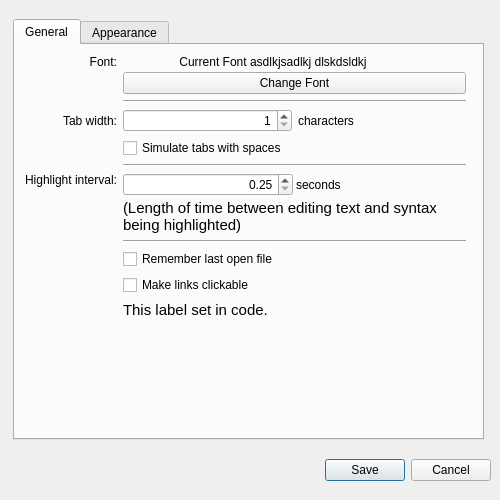
<?xml version="1.0" encoding="UTF-8"?>
<ui version="4.0">
 <class>PreferencesDialog</class>
 <widget class="QDialog" name="PreferencesDialog">
  <property name="geometry">
   <rect>
    <x>0</x>
    <y>0</y>
    <width>500</width>
    <height>500</height>
   </rect>
  </property>
  <property name="sizePolicy">
   <sizepolicy hsizetype="Fixed" vsizetype="Fixed">
    <horstretch>0</horstretch>
    <verstretch>0</verstretch>
   </sizepolicy>
  </property>
  <property name="minimumSize">
   <size>
    <width>500</width>
    <height>500</height>
   </size>
  </property>
  <property name="maximumSize">
   <size>
    <width>500</width>
    <height>500</height>
   </size>
  </property>
  <property name="baseSize">
   <size>
    <width>400</width>
    <height>300</height>
   </size>
  </property>
  <property name="windowTitle">
   <string>QarkDown Preferences</string>
  </property>
  <property name="sizeGripEnabled">
   <bool>false</bool>
  </property>
  <widget class="QDialogButtonBox" name="buttonBox">
   <property name="geometry">
    <rect>
     <x>10</x>
     <y>450</y>
     <width>481</width>
     <height>41</height>
    </rect>
   </property>
   <property name="orientation">
    <enum>Qt::Horizontal</enum>
   </property>
   <property name="standardButtons">
    <set>QDialogButtonBox::Cancel|QDialogButtonBox::Save</set>
   </property>
  </widget>
  <widget class="QTabWidget" name="tabWidget">
   <property name="geometry">
    <rect>
     <x>13</x>
     <y>19</y>
     <width>471</width>
     <height>421</height>
    </rect>
   </property>
   <property name="currentIndex">
    <number>0</number>
   </property>
   <widget class="QWidget" name="tab">
    <attribute name="title">
     <string>General</string>
    </attribute>
    <widget class="QWidget" name="gridLayoutWidget">
     <property name="geometry">
      <rect>
       <x>10</x>
       <y>10</y>
       <width>441</width>
       <height>371</height>
      </rect>
     </property>
     <layout class="QGridLayout" name="gridLayout">
      <item row="0" column="1">
       <layout class="QVBoxLayout" name="verticalLayout">
        <property name="spacing">
         <number>3</number>
        </property>
        <item>
         <widget class="QLabel" name="fontLabel">
          <property name="sizePolicy">
           <sizepolicy hsizetype="Preferred" vsizetype="Preferred">
            <horstretch>0</horstretch>
            <verstretch>0</verstretch>
           </sizepolicy>
          </property>
          <property name="maximumSize">
           <size>
            <width>300</width>
            <height>16777215</height>
           </size>
          </property>
          <property name="text">
           <string>Current Font asdlkjsadlkj dlskdsldkj</string>
          </property>
          <property name="alignment">
           <set>Qt::AlignCenter</set>
          </property>
          <property name="wordWrap">
           <bool>true</bool>
          </property>
          <property name="margin">
           <number>5</number>
          </property>
         </widget>
        </item>
        <item>
         <widget class="QPushButton" name="fontButton">
          <property name="text">
           <string>Change Font</string>
          </property>
         </widget>
        </item>
       </layout>
      </item>
      <item row="2" column="0">
       <widget class="QLabel" name="label_2">
        <property name="text">
         <string>Tab width:</string>
        </property>
        <property name="alignment">
         <set>Qt::AlignRight|Qt::AlignTrailing|Qt::AlignVCenter</set>
        </property>
       </widget>
      </item>
      <item row="5" column="0">
       <widget class="QLabel" name="label_3">
        <property name="text">
         <string>Highlight interval:</string>
        </property>
        <property name="alignment">
         <set>Qt::AlignRight|Qt::AlignTop|Qt::AlignTrailing</set>
        </property>
       </widget>
      </item>
      <item row="2" column="1">
       <layout class="QHBoxLayout" name="horizontalLayout_2">
        <item>
         <widget class="QSpinBox" name="tabWidthSpinBox">
          <property name="alignment">
           <set>Qt::AlignRight|Qt::AlignTrailing|Qt::AlignVCenter</set>
          </property>
          <property name="minimum">
           <number>1</number>
          </property>
          <property name="maximum">
           <number>40</number>
          </property>
         </widget>
        </item>
        <item>
         <widget class="QLabel" name="label_5">
          <property name="text">
           <string>characters</string>
          </property>
         </widget>
        </item>
       </layout>
      </item>
      <item row="5" column="1">
       <layout class="QVBoxLayout" name="verticalLayout_2">
        <property name="spacing">
         <number>3</number>
        </property>
        <item>
         <layout class="QHBoxLayout" name="horizontalLayout">
          <item>
           <widget class="QDoubleSpinBox" name="highlightIntervalSpinBox">
            <property name="alignment">
             <set>Qt::AlignRight|Qt::AlignTrailing|Qt::AlignVCenter</set>
            </property>
            <property name="minimum">
             <double>0.250000000000000</double>
            </property>
            <property name="maximum">
             <double>10.000000000000000</double>
            </property>
            <property name="singleStep">
             <double>0.250000000000000</double>
            </property>
           </widget>
          </item>
          <item>
           <widget class="QLabel" name="label_6">
            <property name="text">
             <string>seconds</string>
            </property>
           </widget>
          </item>
         </layout>
        </item>
        <item>
         <widget class="QLabel" name="infoLabel1">
          <property name="font">
           <font>
            <pointsize>11</pointsize>
           </font>
          </property>
          <property name="text">
           <string>(Length of time between editing text and syntax being highlighted)</string>
          </property>
          <property name="wordWrap">
           <bool>true</bool>
          </property>
         </widget>
        </item>
       </layout>
      </item>
      <item row="7" column="1">
       <widget class="QCheckBox" name="rememberLastFileCheckBox">
        <property name="text">
         <string>Remember last open file</string>
        </property>
       </widget>
      </item>
      <item row="3" column="1">
       <widget class="QCheckBox" name="tabsWithSpacesCheckBox">
        <property name="text">
         <string>Simulate tabs with spaces</string>
        </property>
       </widget>
      </item>
      <item row="1" column="1">
       <widget class="Line" name="line">
        <property name="orientation">
         <enum>Qt::Horizontal</enum>
        </property>
       </widget>
      </item>
      <item row="4" column="1">
       <widget class="Line" name="line_2">
        <property name="orientation">
         <enum>Qt::Horizontal</enum>
        </property>
       </widget>
      </item>
      <item row="6" column="1">
       <widget class="Line" name="line_3">
        <property name="orientation">
         <enum>Qt::Horizontal</enum>
        </property>
       </widget>
      </item>
      <item row="10" column="0">
       <spacer name="verticalSpacer_2">
        <property name="orientation">
         <enum>Qt::Vertical</enum>
        </property>
        <property name="sizeHint" stdset="0">
         <size>
          <width>20</width>
          <height>40</height>
         </size>
        </property>
       </spacer>
      </item>
      <item row="0" column="0">
       <widget class="QLabel" name="label">
        <property name="text">
         <string>Font:</string>
        </property>
        <property name="alignment">
         <set>Qt::AlignRight|Qt::AlignTop|Qt::AlignTrailing</set>
        </property>
       </widget>
      </item>
      <item row="9" column="1">
       <layout class="QVBoxLayout" name="verticalLayout_4">
        <item>
         <widget class="QCheckBox" name="linksClickableCheckBox">
          <property name="text">
           <string>Make links clickable</string>
          </property>
         </widget>
        </item>
        <item>
         <widget class="QLabel" name="linkInfoLabel">
          <property name="font">
           <font>
            <pointsize>11</pointsize>
           </font>
          </property>
          <property name="text">
           <string>This label set in code.</string>
          </property>
          <property name="wordWrap">
           <bool>true</bool>
          </property>
         </widget>
        </item>
       </layout>
      </item>
     </layout>
    </widget>
   </widget>
   <widget class="QWidget" name="tab_2">
    <attribute name="title">
     <string>Appearance</string>
    </attribute>
    <widget class="QWidget" name="gridLayoutWidget_2">
     <property name="geometry">
      <rect>
       <x>10</x>
       <y>10</y>
       <width>441</width>
       <height>371</height>
      </rect>
     </property>
     <layout class="QGridLayout" name="gridLayout_2">
      <item row="7" column="0">
       <spacer name="verticalSpacer_3">
        <property name="orientation">
         <enum>Qt::Vertical</enum>
        </property>
        <property name="sizeHint" stdset="0">
         <size>
          <width>20</width>
          <height>40</height>
         </size>
        </property>
       </spacer>
      </item>
      <item row="4" column="0">
       <widget class="QLabel" name="label_11">
        <property name="text">
         <string>Line highlight:</string>
        </property>
        <property name="alignment">
         <set>Qt::AlignRight|Qt::AlignTop|Qt::AlignTrailing</set>
        </property>
       </widget>
      </item>
      <item row="4" column="1">
       <layout class="QVBoxLayout" name="verticalLayout_6">
        <item>
         <widget class="QCheckBox" name="highlightLineCheckBox">
          <property name="text">
           <string>Highlight current line</string>
          </property>
         </widget>
        </item>
        <item>
         <widget class="QLabel" name="infoLabel3">
          <property name="font">
           <font>
            <pointsize>11</pointsize>
           </font>
          </property>
          <property name="text">
           <string>The current line highlighting appearance is defined in the stylesheet (see above).</string>
          </property>
          <property name="wordWrap">
           <bool>true</bool>
          </property>
         </widget>
        </item>
       </layout>
      </item>
      <item row="2" column="1">
       <widget class="Line" name="line_8">
        <property name="orientation">
         <enum>Qt::Horizontal</enum>
        </property>
       </widget>
      </item>
      <item row="1" column="1">
       <layout class="QVBoxLayout" name="verticalLayout_3">
        <item>
         <widget class="QComboBox" name="stylesComboBox"/>
        </item>
        <item>
         <widget class="QLabel" name="infoLabel2">
          <property name="font">
           <font>
            <pointsize>11</pointsize>
           </font>
          </property>
          <property name="text">
           <string>User styles can be added by putting them in a specific folder. The button below will open it.</string>
          </property>
          <property name="wordWrap">
           <bool>true</bool>
          </property>
         </widget>
        </item>
        <item>
         <layout class="QHBoxLayout" name="horizontalLayout_3">
          <item>
           <widget class="QPushButton" name="openStylesFolderButton">
            <property name="text">
             <string>Open Styles Folder</string>
            </property>
           </widget>
          </item>
          <item>
           <spacer name="horizontalSpacer">
            <property name="orientation">
             <enum>Qt::Horizontal</enum>
            </property>
            <property name="sizeHint" stdset="0">
             <size>
              <width>40</width>
              <height>20</height>
             </size>
            </property>
           </spacer>
          </item>
         </layout>
        </item>
       </layout>
      </item>
      <item row="1" column="0">
       <widget class="QLabel" name="label_4">
        <property name="text">
         <string>Highlighting style:</string>
        </property>
        <property name="alignment">
         <set>Qt::AlignRight|Qt::AlignTop|Qt::AlignTrailing</set>
        </property>
       </widget>
      </item>
     </layout>
    </widget>
   </widget>
  </widget>
 </widget>
 <resources/>
 <connections>
  <connection>
   <sender>buttonBox</sender>
   <signal>accepted()</signal>
   <receiver>PreferencesDialog</receiver>
   <slot>accept()</slot>
   <hints>
    <hint type="sourcelabel">
     <x>248</x>
     <y>254</y>
    </hint>
    <hint type="destinationlabel">
     <x>157</x>
     <y>274</y>
    </hint>
   </hints>
  </connection>
  <connection>
   <sender>buttonBox</sender>
   <signal>rejected()</signal>
   <receiver>PreferencesDialog</receiver>
   <slot>reject()</slot>
   <hints>
    <hint type="sourcelabel">
     <x>316</x>
     <y>260</y>
    </hint>
    <hint type="destinationlabel">
     <x>286</x>
     <y>274</y>
    </hint>
   </hints>
  </connection>
 </connections>
</ui>
